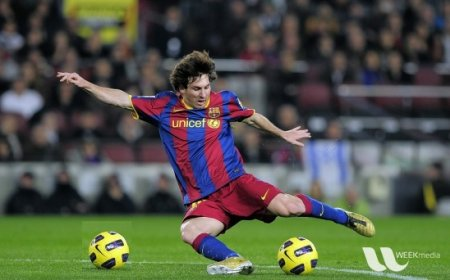
//> input picture img/messi5.jpg, 450 x 280 px, given in place of x-raw, format=(string)BGR !                         appsink, which was not available
$ ./capture   (built with g++ and OpenCV 4)
//> lines starting //> are read from the running program, lines starting //| are printed output that depends on the picture; pictures that were not available may be replaced by others from this repository, and a replacement may not be noted
#include "opencv2/imgproc.hpp"
#include "opencv2/highgui.hpp"

using namespace cv;

int main(int, char**)
{
    const char* gst =  "nvcamerasrc ! video/x-raw(memory:NVMM), width=(int)1280, height=(int)720, format=(string)I420, framerate=(fraction)120/1 ! \
                        nvvidconv flip-method=0 ! video/x-raw, format=(string)BGRx ! \
                        videoconvert ! video/x-raw, format=(string)BGR ! \
                        appsink";

    VideoCapture cap(gst);
    if (!cap.isOpened()) return -1;

    Mat frame, edges;
    namedWindow("edges",1);
    for(;;)
    {
        cap >> frame;
//> frame is the input picture: 280 rows x 450 cols, CV_8UC3; mean B, G, R 72.3, 85.8, 82.3
        cvtColor(frame, edges, COLOR_BGR2GRAY);
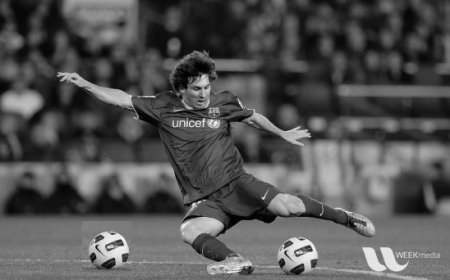
//> edges: 280 rows x 450 cols, CV_8UC1; min 0, max 249, mean 83.2
        GaussianBlur(edges, edges, Size(7,7), 1.5, 1.5);
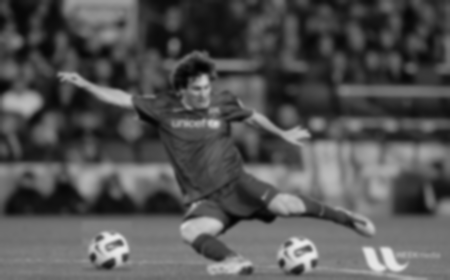
//> edges: 280 rows x 450 cols, CV_8UC1; min 2, max 234, mean 83.2
        Canny(edges, edges, 0, 30, 3);
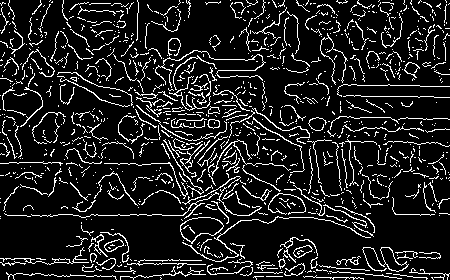
//> edges: 280 rows x 450 cols, CV_8UC1; 12.1% white in thin lines or dots
        imshow("edges", edges);
        if(waitKey(30) >= 0) break;
//> the Esc key is pressed
    }
    return 0;
}
